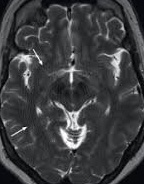
#> input picture Datasets/TEST_CROP/NO/0.jpg, 144 x 184 px, given in place of y1207.jpg, which was not available
$ jupyter execute --allow-errors Preprocess_VGG.ipynb   (shell and % lines are left out)   (text cells are left out)
#> lines starting #> are read from the running program, lines starting #| are printed output that depends on the picture; after the words box and inside, x2 and y2 are one past the last pixel; in counts of white or black regions, pixels touching at a corner belong together; pictures that were not available may be replaced by others from this repository, and a replacement may not be noted
[cell 1]
from google.colab import drive
drive.mount('/content/gdrive')

[cell 2]
PATH = "/content/gdrive/MyDrive/Datasets/"

[cell 3]
import zipfile

#> (a cell that did not finish here is left out)

#> (a cell that did not finish here is left out)

[cell 6]
import os
from IPython.display import Image, display

#yes, no, brain_tumor_dataset
folder_path = '/content/github_dataset2/no'
files = os.listdir(folder_path)

print("Archivos encontrados:", files)
print(f"cantidad de imagenes: {len(files)}")  # Imprimir los archivos encontrados

count = 0
for file in files:
    if file.lower().endswith(('.png', '.jpg', '.jpeg')):
        print("Mostrando:", file)  # Imprimir el nombre del archivo que se va a mostrar
        display(Image(filename=os.path.join(folder_path, file)))
        count += 1
        if count == 5:
            break

if count == 0:
    print("No se encontraron imágenes para mostrar.")

[cell 7]
import os
from IPython.display import Image, display

#yes, no, brain_tumor_dataset
folder_path = '/content/github_dataset2/yes'
files = os.listdir(folder_path)

print("Archivos encontrados:", files)
print(f"cantidad de imagenes: {len(files)}")  # Imprimir los archivos encontrados

count = 0
for file in files:
    if file.lower().endswith(('.png', '.jpg', '.jpeg')):
        print("Mostrando:", file)  # Imprimir el nombre del archivo que se va a mostrar
        display(Image(filename=os.path.join(folder_path, file)))
        count += 1
        if count == 5:
            break

if count == 0:
    print("No se encontraron imágenes para mostrar.")

[cell 8]
github_path = '/content/github_dataset2'

[cell 9]
import cv2
import imutils
import numpy as np

[cell 10]
def crop_imgs(set_name, add_pixels_value=0):
    """
    Finds the extreme points on the image and crops the rectangular out of them
    """
    set_new = []
    for img in set_name:
        gray = cv2.cvtColor(img, cv2.COLOR_RGB2GRAY)
        gray = cv2.GaussianBlur(gray, (5, 5), 0)

        # threshold the image, then perform a series of erosions +
        # dilations to remove any small regions of noise
        thresh = cv2.threshold(gray, 45, 255, cv2.THRESH_BINARY)[1]
        thresh = cv2.erode(thresh, None, iterations=2)
        thresh = cv2.dilate(thresh, None, iterations=2)

        # find contours in thresholded image, then grab the largest one
        cnts = cv2.findContours(thresh.copy(), cv2.RETR_EXTERNAL, cv2.CHAIN_APPROX_SIMPLE)
        cnts = imutils.grab_contours(cnts)
        c = max(cnts, key=cv2.contourArea)

        # find the extreme points
        extLeft = tuple(c[c[:, :, 0].argmin()][0])
        extRight = tuple(c[c[:, :, 0].argmax()][0])
        extTop = tuple(c[c[:, :, 1].argmin()][0])
        extBot = tuple(c[c[:, :, 1].argmax()][0])

        ADD_PIXELS = add_pixels_value
        new_img = img[extTop[1]-ADD_PIXELS:extBot[1]+ADD_PIXELS, extLeft[0]-ADD_PIXELS:extRight[0]+ADD_PIXELS].copy()
        set_new.append(new_img)

    return np.array(set_new)

[cell 11]
img = cv2.imread('/content/github_dataset2/yes/y1207.jpg')
#> img is the input picture: shape (184, 144, 3); mean B, G, R 64.8, 62.6, 61.6
IMG_SIZE = (224,224)
img = cv2.resize(
            img,
            dsize=IMG_SIZE,
            interpolation=cv2.INTER_CUBIC
        )
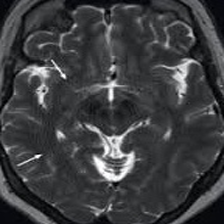
#> img: shape (224, 224, 3); mean B, G, R 64.8, 62.6, 61.6
gray = cv2.cvtColor(img, cv2.COLOR_RGB2GRAY)
gray = cv2.GaussianBlur(gray, (5, 5), 0)
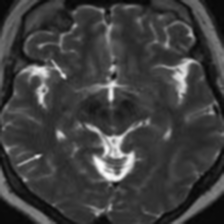
#> gray: shape (224, 224); min 5, max 253, mean 62.7

# threshold the image, then perform a series of erosions +
# dilations to remove any small regions of noise
thresh = cv2.threshold(gray, 45, 255, cv2.THRESH_BINARY)[1]
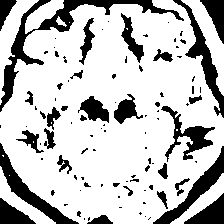
#> thresh: shape (224, 224); 76.1% white; 99 black regions (67 under 20 px), largest, box (x1, y1, x2, y2) and area: (0, 0, 184, 112) 2296, (0, 143, 79, 224) 1176, (173, 0, 224, 118) 1143
thresh = cv2.erode(thresh, None, iterations=2)
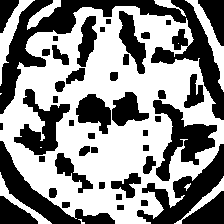
#> thresh: shape (224, 224); 55.2% white; 45 black regions, largest, box (x1, y1, x2, y2) and area: (0, 0, 224, 120) 6340, (137, 144, 224, 224) 2259, (0, 141, 115, 224) 2083
thresh = cv2.dilate(thresh, None, iterations=2)
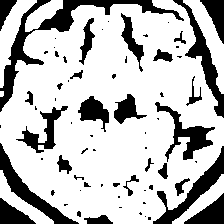
#> thresh: shape (224, 224); 74.5% white; 69 black regions (39 under 20 px)

# find contours in thresholded image, then grab the largest one
cnts = cv2.findContours(thresh.copy(), cv2.RETR_EXTERNAL, cv2.CHAIN_APPROX_SIMPLE)
#> cnts = 7 contours, 1 with area under 20; largest, box (x1, y1, x2, y2) and area: (0, 0, 224, 224) 37330, (183, 0, 224, 94) 1067, (0, 0, 37, 88) 960, (0, 170, 54, 224) 698, (172, 174, 224, 224) 628, (25, 0, 63, 32) 535
cnts = imutils.grab_contours(cnts)
c = max(cnts, key=cv2.contourArea)
#> c = contour of 391 points, box (x1, y1, x2, y2) (0, 0, 224, 224), area 37330

# find the extreme points
extLeft = tuple(c[c[:, :, 0].argmin()][0])
#> extLeft = (0, 112)
extRight = tuple(c[c[:, :, 0].argmax()][0])
#> extRight = (223, 145)
extTop = tuple(c[c[:, :, 1].argmin()][0])
#> extTop = (152, 0)
extBot = tuple(c[c[:, :, 1].argmax()][0])
#> extBot = (79, 223)

# add contour on the image
img_cnt = cv2.drawContours(img.copy(), [c], -1, (0, 255, 255), 4)
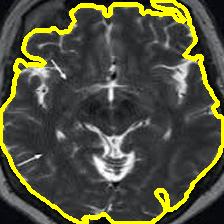
#> img_cnt: shape (224, 224, 3); mean B, G, R 60.1, 79.2, 78.3

# add extreme points
img_pnt = cv2.circle(img_cnt.copy(), extLeft, 8, (0, 0, 255), -1)
img_pnt = cv2.circle(img_pnt, extRight, 8, (0, 255, 0), -1)
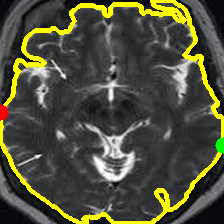
#> img_pnt: shape (224, 224, 3); mean B, G, R 59.9, 79, 78.1
img_pnt = cv2.circle(img_pnt, extTop, 8, (255, 0, 0), -1)
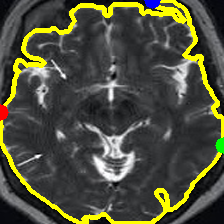
#> img_pnt: shape (224, 224, 3); 0.21% of pixels changed, all inside (x1, y1, x2, y2) = (144, 0, 161, 9)
img_pnt = cv2.circle(img_pnt, extBot, 8, (255, 255, 0), -1)
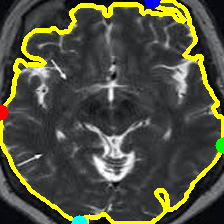
#> img_pnt: shape (224, 224, 3); 0.21% of pixels changed, all inside (x1, y1, x2, y2) = (71, 215, 88, 224)

# crop
ADD_PIXELS = 0
new_img = img[extTop[1]-ADD_PIXELS:extBot[1]+ADD_PIXELS, extLeft[0]-ADD_PIXELS:extRight[0]+ADD_PIXELS].copy()
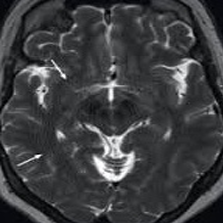
#> new_img: shape (223, 223, 3); mean B, G, R 65, 62.8, 61.8

[cell 12]
import matplotlib.pyplot as plt

plt.figure(figsize=(15,6))
#> (this line was passed over: IPython is not available in this run)
plt.subplot(141)
#> (this line was passed over: IPython is not available in this run)
plt.imshow(img)
#> (this line was passed over: IPython is not available in this run)
plt.xticks([])
#> (this line was passed over: IPython is not available in this run)
plt.yticks([])
#> (this line was passed over: IPython is not available in this run)
plt.title('Step 1. Get the original image')
#> (this line was passed over: IPython is not available in this run)
plt.subplot(142)
#> (this line was passed over: IPython is not available in this run)

$ run again, on Datasets/TEST_CROP/YES/52.jpg
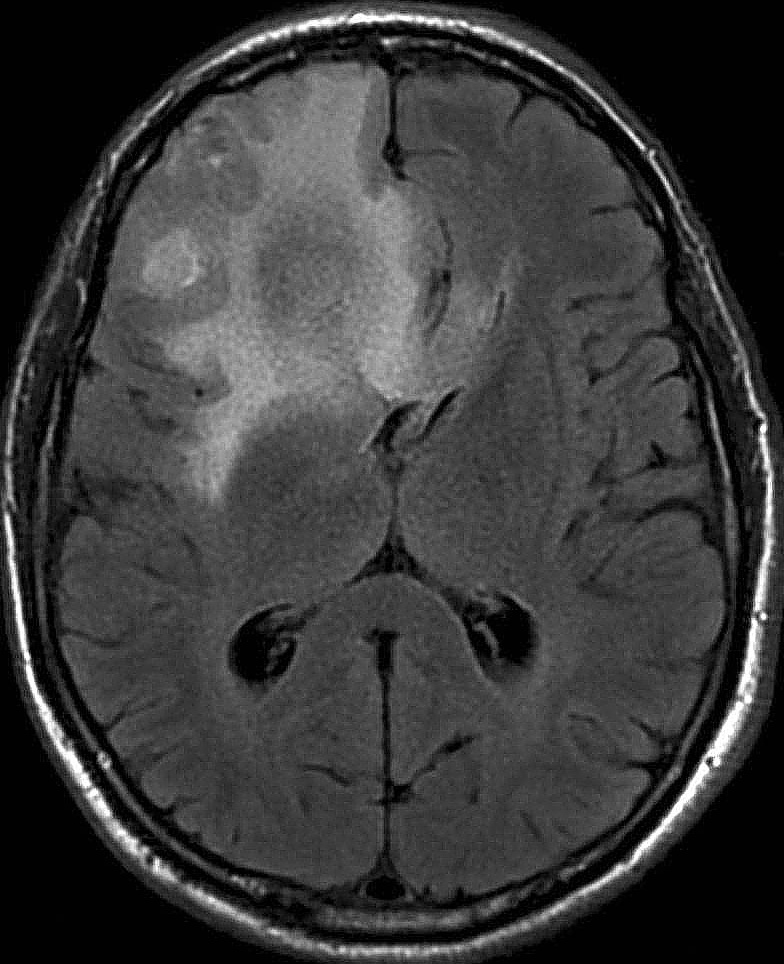
#> input picture Datasets/TEST_CROP/YES/52.jpg, 784 x 964 px, given in place of y1207.jpg, which was not available
#> img is the input picture: shape (964, 784, 3); min 0, max 255, mean 57.4
#> img: shape (224, 224, 3)
#> cnts = 12 contours, 2 with area under 20; largest, box (x1, y1, x2, y2) and area: (17, 14, 207, 208) 28724, (181, 98, 224, 201) 783, (65, 0, 158, 15) 497, (6, 155, 51, 207) 380, (0, 98, 9, 153) 218
#> c = contour of 335 points, box (x1, y1, x2, y2) (17, 14, 207, 208), area 28724
#> extLeft = (17, 129)
#> extRight = (206, 144)
#> extTop = (88, 14)
#> extBot = (123, 207)
#> `new_img = img[extTop[1]-ADD_PIXELS:extBot[1]+ADD_PIXELS, extLeft[0]-AD..`:
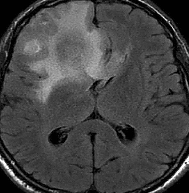
#> new_img: shape (193, 189, 3); min 0, max 255, mean 68.6
